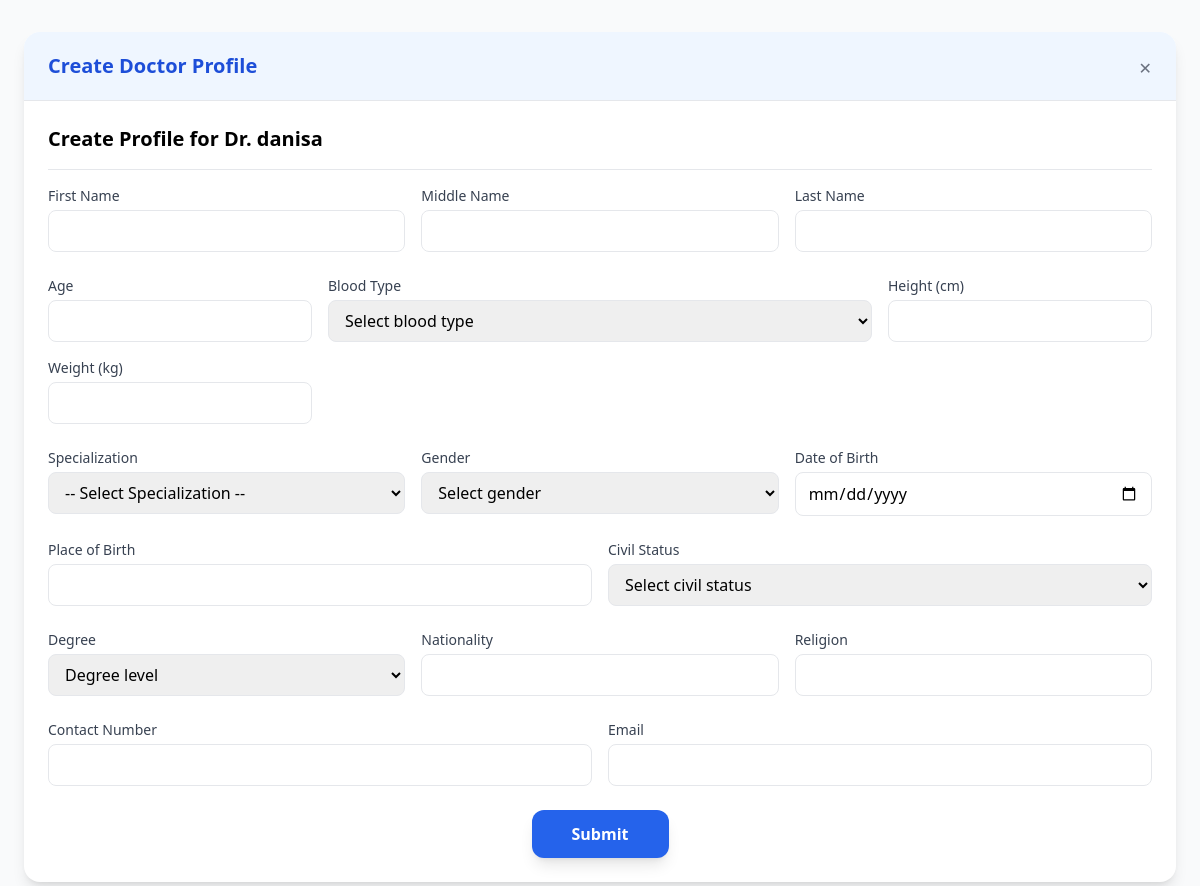
The page /admin/create_doctor_profile/1 on the database as committed earlier.
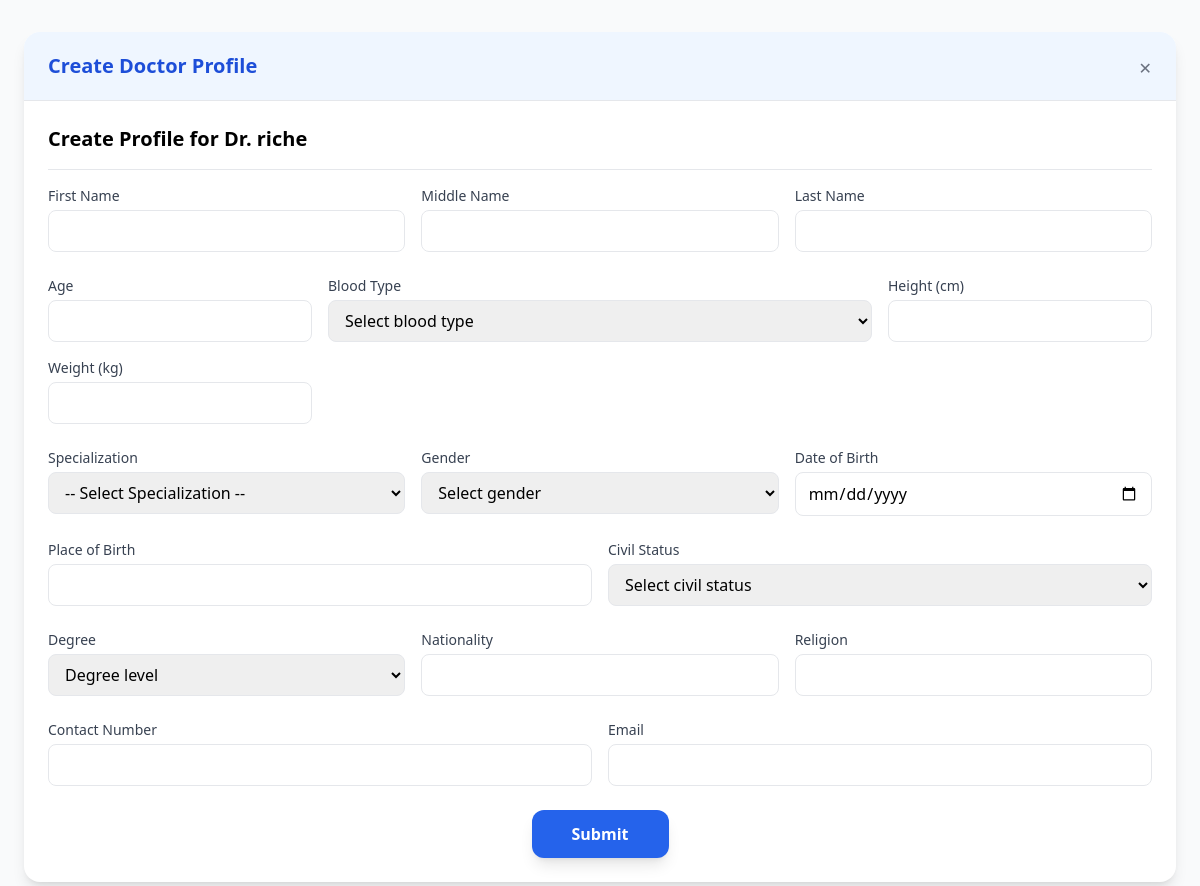
The same page on the database as committed later.
### app/models/account.py (models this page shows)
class Account(db.Model):
    __tablename__ = "account"
    account_id: Mapped[int] = mapped_column(Integer, primary_key=True, autoincrement=True)
    username: Mapped[str] = mapped_column(String(100), unique=True)
    password: Mapped[str] = mapped_column(String(100))
    role: Mapped[str] = mapped_column(String(20))
    created_at: Mapped[datetime] = mapped_column(DateTime, default=datetime.utcnow)
    patient = relationship("Patient", back_populates="account", uselist=False)
    doctor = relationship("Doctor", back_populates="account", uselist=False)

### app/routes/admin/doctors.py (the view, shortened to what this page needs)
@admin_bp.route('/create_doctor_profile/<int:account_id>', methods=['GET', 'POST'])
def create_doctor_profile(account_id):
    selected_account = Account.query.get_or_404(account_id)
    errors = {}
    return render_template(
        'admin/create_doctor_profile.html',
        selected_account=selected_account
    )

### app/templates/admin/create_doctor_profile.html (shortened to what the changed rows need)
{% extends 'base/layout.html' %}
{% block content %}
<div class="w-full bg-gray-50 px-6 py-8">
  <div class="flex flex-col lg:flex-row gap-6">
    <div class="w-full lg:w-full ">
      <div class="bg-white rounded-2xl shadow-lg overflow-hidden">
        <div class="px-6 py-6">
          {% if selected_account %}
          <h2 class="text-xl font-semibold mb-4">Create Profile for Dr. {{ selected_account.username }}</h2>
          <hr class="my-4 border-gray-200">
          {% endif %}
          <form method="POST" class="space-y-6">
            <div class="grid grid-cols-1 md:grid-cols-3 gap-4">
            </div>
            <div class="grid grid-cols-1 md:grid-cols-4 gap-4">
            </div>
            <div class="grid grid-cols-1 md:grid-cols-3 gap-4">
            </div>
            <div class="grid grid-cols-1 md:grid-cols-2 gap-4">
            </div>
            <div class="grid grid-cols-1 md:grid-cols-3 gap-4">
            </div>
            <div class="grid grid-cols-1 md:grid-cols-2 gap-4">
            </div>
            <div class="text-center mt-6">
            </div>
          </form>
        </div>
      </div>
    </div>
  </div>
</div>
{% endblock %}

Rows that differ between the two databases and show on the page:
changed Account: username "danisa" → "riche"
